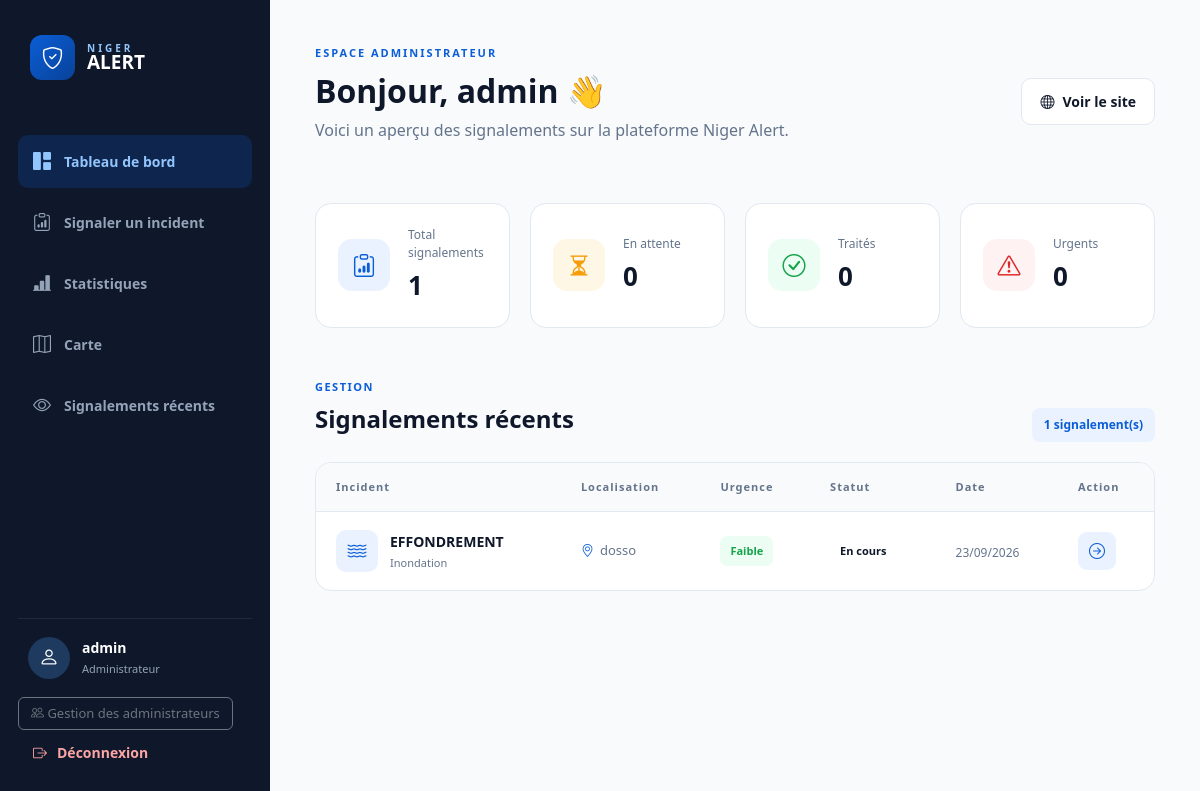
/admin/dashboard (signed in), run on an earlier commit of the app's database.
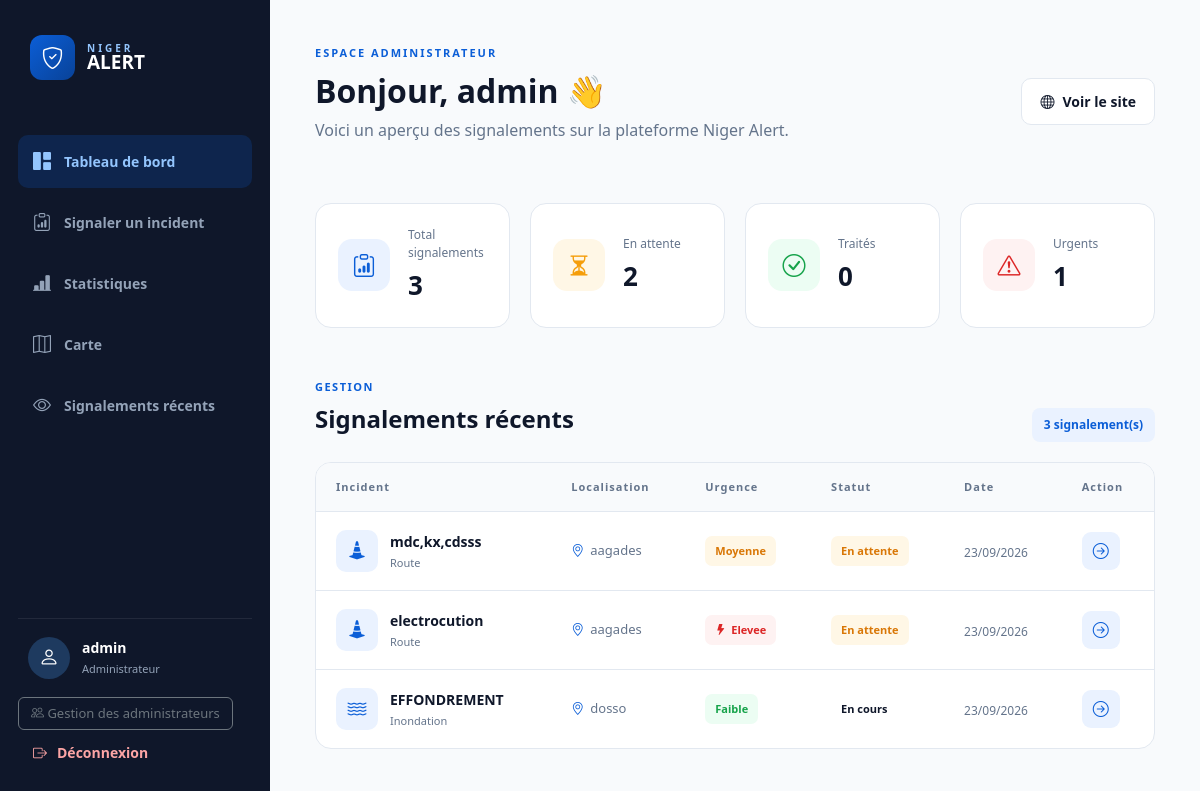
And on a later commit of the database.
### app.py (models this page shows)
class Report(db.Model):
    id = db.Column(
        db.Integer,
        primary_key=True
    )
    user_id = db.Column(
        db.Integer,
        db.ForeignKey("user.id"),
        nullable=True
    )
    user = db.relationship(
        "User",
        backref=db.backref(
            "reports",
            lazy=True
        )
    )
    incident_type = db.Column(
        db.String(100),
        nullable=False
    )
    title = db.Column(
        db.String(200),
        nullable=False
    )
    description = db.Column(
        db.Text,
        nullable=False
    )
    region = db.Column(
        db.String(100),
        nullable=False
    )
    city = db.Column(
        db.String(100),
        nullable=False
    )
    address = db.Column(
        db.String(200)
    )
    urgency = db.Column(
        db.String(50),
        nullable=False
    )
    latitude = db.Column(
        db.String(50)
    )
    longitude = db.Column(
        db.String(50)
    )
    image = db.Column(
        db.String(200)
    )
    status = db.Column(
        db.String(50),
        default="en attente",
        nullable=False
    )
    created_at = db.Column(
        db.DateTime,
        default=datetime.utcnow,
        nullable=False
    )

### app.py (the view)
@app.route("/admin/dashboard")
@admin_required
def admin_dashboard():
    reports = Report.query.order_by(
        Report.created_at.desc()
    ).all()
    total_reports = Report.query.count()
    pending_reports = Report.query.filter_by(
        status="en attente"
    ).count()
    processed_reports = Report.query.filter_by(
        status="traite"
    ).count()
    in_progress_reports = Report.query.filter_by(
        status="en cours"
    ).count()
    return render_template(
        "admin_dashboard.html",
        reports=reports,
        total_reports=total_reports,
        pending_reports=pending_reports,
        processed_reports=processed_reports,
        in_progress_reports=in_progress_reports
    )

### app.py (called while the page is built, shortened)
@login_manager.user_loader
def load_user(user_id):
    try:
        user_type, numeric_id = user_id.split(
            ":",
            1
        )
        numeric_id = int(numeric_id)
    except (
        AttributeError,
        ValueError
    ):
        return None
    if user_type == "admin":
        return db.session.get(
            Admin,
            numeric_id
        )

@app.before_request
def check_report_logout():
    logout_at = session.get(
        "logout_at"
    )
    if not logout_at:
        return

def admin_required(function):
    @wraps(function)
    @login_required
    def decorated_function(*args, **kwargs):
        return function(
            *args,
            **kwargs
        )
    return decorated_function

### templates/admin_dashboard.html (shortened to what the changed rows need)
<!DOCTYPE html>
<html lang="fr">
<head>
    <link href="https://cdn.jsdelivr.net/npm/bootstrap@5.3.3/dist/css/bootstrap.min.css" rel="stylesheet">
    <link rel="stylesheet" href="https://cdn.jsdelivr.net/npm/bootstrap-icons@1.11.3/font/bootstrap-icons.min.css">
    <link rel="stylesheet" href="{{ url_for('static', filename='css/admin_dashboard.css') }}">
</head>
<body>
    <main class="dashboard-main">
        <header class="dashboard-header">
            <div>
                <h1>
                    Bonjour, {{ current_user.username }} 👋
                </h1>
            </div>
        </header>
        <section class="statistics-grid">
            <article class="stat-card">
                <div class="stat-content">
                    <span>
                        Total signalements
                    </span>
                    <strong>
                        {{ total_reports }}
                    </strong>
                </div>
            </article>
            <article class="stat-card">
                <div class="stat-content">
                    <span>
                        En attente
                    </span>
                    <strong>
                        {{ pending_reports }}
                    </strong>
                </div>
            </article>
            <article class="stat-card">
                <div class="stat-content">
                    <span>
                        Urgents
                    </span>
                    <strong>
                        {{ reports
                        | selectattr("urgency", "equalto", "elevee")
                        | list
                        | length }}
                    </strong>
                </div>
            </article>
        </section>
        <section class="reports-section" id="reports">
            <div class="section-header">
                <div>
                    <span>
                    </span>
                    <h2>
                        Signalements récents
                    </h2>
                </div>
                <span class="reports-number">
                    {{ reports|length }}
                    signalement(s)
                </span>
            </div>
            <div class="reports-table-container">
                {% if reports %}
                <div class="table-responsive">
                    <table class="reports-table">
                        <thead>
                            <tr>
                                <th>
                                    Incident
                                </th>
                                <th>
                                    Localisation
                                </th>
                                <th>
                                    Urgence
                                </th>
                                <th>
                                    Statut
                                </th>
                                <th>
                                    Date
                                </th>
                                <th>
                                    Action
                                </th>
                            </tr>
                        </thead>
                        <tbody>
                            {% for report in reports %}
                            <tr>
                                <td>
                                    <div class="incident-info">
                                        <div class="incident-icon">
                                            {% if report.incident_type == "inondation" %}
                                            <i class="bi bi-water"></i>
                                            {% elif report.incident_type == "incendie" %}
                                            <i class="bi bi-fire"></i>
                                            {% elif report.incident_type == "route" %}
                                            <i class="bi bi-cone-striped"></i>
                                            {% else %}
                                            <i class="bi bi-exclamation-circle"></i>
                                            {% endif %}
                                        </div>
                                        <div>
                                            <strong>
                                                {{ report.title }}
                                            </strong>
                                            <span>
                                                {{ report.incident_type|capitalize }}
                                            </span>
                                        </div>
                                    </div>
                                </td>
                                <td>
                                    <div class="location-info">
                                        <i class="bi bi-geo-alt"></i>
                                        <span>
                                            {{ report.city }}
                                        </span>
                                    </div>
                                </td>
                                <td>
                                    <span class="urgency-badge
                                                urgency-{{ report.urgency }}">
                                        {% if report.urgency == "elevee" %}
                                        <i class="bi bi-lightning-fill"></i>
                                        {% endif %}
                                        {{ report.urgency|capitalize }}
                                    </span>
                                </td>
                                <td>
                                    <span class="status-badge
                                                status-{{ report.status|replace(' ', '-') }}">
                                        {{ report.status|capitalize }}
                                    </span>
                                </td>
                                <td>
                                    <span class="date-info">
                                        {{ report.created_at.strftime('%d/%m/%Y') }}
                                    </span>
                                </td>
                                <td>
                                    <a href="{{ url_for('admin_report_detail', report_id=report.id) }}"
                                        class="action-button" title="Gérer le signalement">
                                        <i class="bi bi-arrow-right-circle"></i>
                                    </a>
                                </td>
                            </tr>
                            {% endfor %}
                        </tbody>
                    </table>
                </div>
                {% endif %}
            </div>
        </section>
    </main>
</body>
</html>

What changed in the data, as far as the page shows it:
added Report: title "mdc,kx,cdsss", incident_type "Route", city "aagades", urgency "Moyenne", status "En attente", created_at "23/09/2026"
added Report: title "electrocution", incident_type "Route", city "aagades", urgency "Elevee", status "En attente", created_at "23/09/2026"
Also different on the page:
{{ total_reports }}: "1" → "3"
{{ pending_reports }}: "0" → "2"
{{ reports|length }}: "1" → "3"
text no longer shown: "0"
text now shown: "1"
